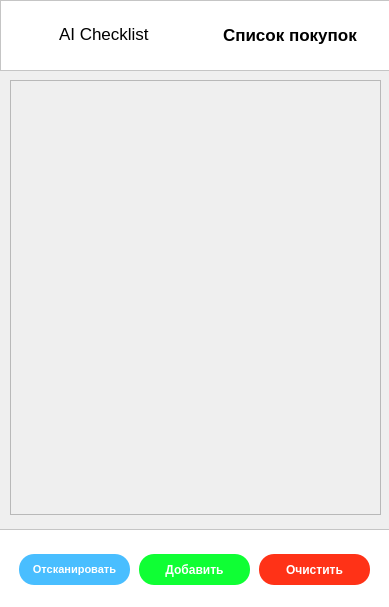
<?xml version="1.0" encoding="UTF-8"?>
<ui version="4.0">
 <class>MainWindow</class>
 <widget class="QMainWindow" name="MainWindow">
  <property name="geometry">
   <rect>
    <x>0</x>
    <y>0</y>
    <width>389</width>
    <height>607</height>
   </rect>
  </property>
  <property name="font">
   <font>
    <pointsize>18</pointsize>
    <weight>75</weight>
    <bold>true</bold>
   </font>
  </property>
  <property name="windowTitle">
   <string>AI Checklist</string>
  </property>
  <widget class="QWidget" name="centralwidget">
   <widget class="QScrollArea" name="scrollArea">
    <property name="geometry">
     <rect>
      <x>10</x>
      <y>80</y>
      <width>371</width>
      <height>435</height>
     </rect>
    </property>
    <property name="widgetResizable">
     <bool>true</bool>
    </property>
    <widget class="QWidget" name="scrollAreaWidgetContents">
     <property name="geometry">
      <rect>
       <x>0</x>
       <y>0</y>
       <width>369</width>
       <height>433</height>
      </rect>
     </property>
     <layout class="QHBoxLayout" name="horizontalLayout">
      <item>
       <layout class="QVBoxLayout" name="coordwidget_layout"/>
      </item>
     </layout>
    </widget>
   </widget>
   <widget class="QFrame" name="header">
    <property name="geometry">
     <rect>
      <x>0</x>
      <y>0</y>
      <width>401</width>
      <height>71</height>
     </rect>
    </property>
    <property name="styleSheet">
     <string notr="true">background-color: rgb(255, 255, 255);</string>
    </property>
    <property name="frameShape">
     <enum>QFrame::StyledPanel</enum>
    </property>
    <property name="frameShadow">
     <enum>QFrame::Raised</enum>
    </property>
    <widget class="QLabel" name="label">
     <property name="geometry">
      <rect>
       <x>223</x>
       <y>25</y>
       <width>151</width>
       <height>20</height>
      </rect>
     </property>
     <property name="font">
      <font>
       <pointsize>13</pointsize>
       <weight>75</weight>
       <bold>true</bold>
      </font>
     </property>
     <property name="text">
      <string>Список покупок</string>
     </property>
    </widget>
    <widget class="QLabel" name="label_2">
     <property name="geometry">
      <rect>
       <x>59</x>
       <y>24</y>
       <width>91</width>
       <height>20</height>
      </rect>
     </property>
     <property name="font">
      <font>
       <pointsize>13</pointsize>
      </font>
     </property>
     <property name="text">
      <string>AI Checklist</string>
     </property>
    </widget>
    <widget class="QLabel" name="label_3">
     <property name="geometry">
      <rect>
       <x>20</x>
       <y>20</y>
       <width>31</width>
       <height>31</height>
      </rect>
     </property>
     <property name="text">
      <string/>
     </property>
     <property name="pixmap">
      <pixmap resource="../../res2.qrc">:/icon/free-icon-connections-7936822.png</pixmap>
     </property>
     <property name="scaledContents">
      <bool>true</bool>
     </property>
    </widget>
   </widget>
   <widget class="QFrame" name="footer">
    <property name="geometry">
     <rect>
      <x>-1</x>
      <y>529</y>
      <width>391</width>
      <height>79</height>
     </rect>
    </property>
    <property name="styleSheet">
     <string notr="true">background-color: rgb(255, 255, 255);</string>
    </property>
    <property name="frameShape">
     <enum>QFrame::StyledPanel</enum>
    </property>
    <property name="frameShadow">
     <enum>QFrame::Raised</enum>
    </property>
    <widget class="QPushButton" name="scan_pushbutton">
     <property name="geometry">
      <rect>
       <x>20</x>
       <y>25</y>
       <width>111</width>
       <height>31</height>
      </rect>
     </property>
     <property name="font">
      <font>
       <pointsize>8</pointsize>
       <weight>75</weight>
       <bold>true</bold>
      </font>
     </property>
     <property name="styleSheet">
      <string notr="true">border-radius: 15px;
color: rgb(255, 255, 255);
background-color: rgb(73, 190, 255);</string>
     </property>
     <property name="text">
      <string>Отсканировать</string>
     </property>
    </widget>
    <widget class="QPushButton" name="add_pushbutton">
     <property name="enabled">
      <bool>true</bool>
     </property>
     <property name="geometry">
      <rect>
       <x>140</x>
       <y>25</y>
       <width>111</width>
       <height>31</height>
      </rect>
     </property>
     <property name="font">
      <font>
       <weight>75</weight>
       <bold>true</bold>
      </font>
     </property>
     <property name="styleSheet">
      <string notr="true">background-color: rgb(15, 255, 52);
color: rgb(255, 255, 255);
border-radius: 15px;</string>
     </property>
     <property name="text">
      <string>Добавить</string>
     </property>
    </widget>
    <widget class="QPushButton" name="clear_pushbutton">
     <property name="geometry">
      <rect>
       <x>260</x>
       <y>25</y>
       <width>111</width>
       <height>31</height>
      </rect>
     </property>
     <property name="font">
      <font>
       <weight>75</weight>
       <bold>true</bold>
      </font>
     </property>
     <property name="styleSheet">
      <string notr="true">background-color: rgb(255, 50, 23);
border-radius: 15px;
color: rgb(255, 255, 255);</string>
     </property>
     <property name="text">
      <string>Очистить</string>
     </property>
    </widget>
   </widget>
   <zorder>footer</zorder>
   <zorder>scrollArea</zorder>
   <zorder>header</zorder>
  </widget>
 </widget>
 <resources>
  <include location="../../res2.qrc"/>
 </resources>
 <connections/>
</ui>
